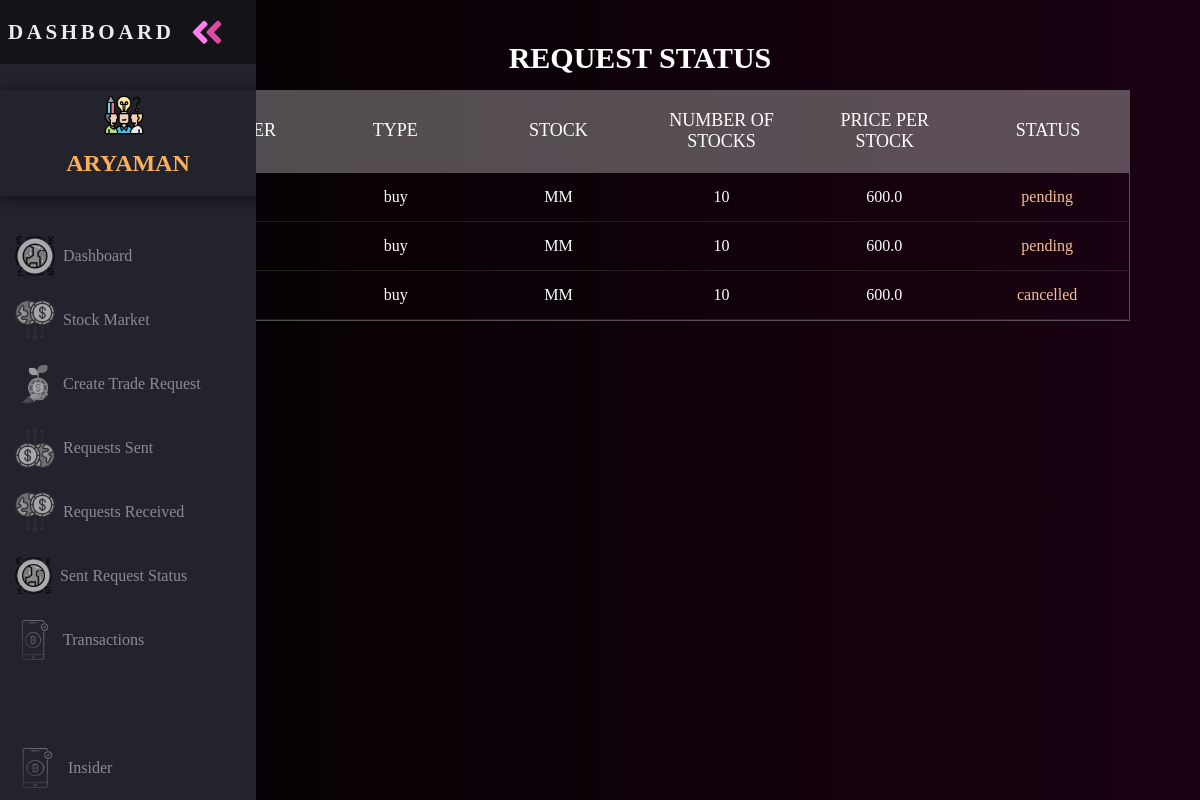
/transaction-history/ (signed in), run on the app's committed database.
### core/models.py (models this page shows, shortened)
class tradereq(models.Model):
    sender = models.ForeignKey(
        settings.AUTH_USER_MODEL, on_delete=models.CASCADE, related_name="sender_trade")
    receiver = models.ForeignKey(
        settings.AUTH_USER_MODEL, on_delete=models.CASCADE, related_name="receiver_trade")
    action = models.CharField(
        choices=action_list, max_length=10, default='buy')
    status = models.CharField(
        choices=status_list, max_length=50, default='pending')
    stock = models.CharField(choices=stock_list, max_length=100)
    numberofstocks = models.IntegerField(default=0)
    priceperstock = models.FloatField(null=True, blank=False, default=0)
    is_active = models.BooleanField(blank=False, null=False, default=True)

### core/views.py (the view)
# urls.py: path('transaction-history/',history,name='transaction-history'),
@login_required
def history(request):
    user = request.user
    transactions = tradereq.objects.order_by('-id').filter(sender=user)
    return render(request, 'transaction-history.html', {'requests': transactions})

### templates/transaction-history.html (shortened to what this page needs)
<head>
</head>
<body>
  {% include 'dashnav.html' %}
  <main>
    <section style="padding-left: 5%; padding-right: 5%; width: 90%;">
      <h1>Request Status</h1>
      <div class="tbl-header" >
        <table cellpadding="0" cellspacing="0" border="0">
          <thead >
            <th><p>Receiver</p></th>
            <th><p>Type</p></th>
            <th><p>Stock</p></th>
            <th><p>Number of Stocks</p></th>
            <th><p>Price per Stock</p></th>
            <th><p>Status</p></th>
          </thead>
        </table>
      </div>
      <div class="tbl-content">
        <table cellpadding="0" cellspacing="0" border="0">
          <tbody>
            {% for req in requests %}
            <tr><td>{{ req.receiver }}</td>
            <td>{{ req.action }} </td>
            <td>{{ req.stock }} </td>
            <td>{{ req.numberofstocks }}</td>
            <td>{{ req.priceperstock }}</td>
            <td style="color:#f8bd95">{{ req.status }}</td>
            </tr>
        {% endfor %}
        </tbody>
        </table>
      </div>
    </section>
  </main>
</body>

### templates/transaction-history.html (style rules this page uses)
body { color: black; background: linear-gradient(to right,black , rgb(27, 2, 18)); margin: 0; padding: 0; }
main { margin-left: 5rem; padding: 1rem; }
h1 { font-size: 30px; color: #fff; text-transform: uppercase; font-weight: 300; text-align: center; margin-bottom: 15px; font-weight: 800; }
table { width:100%; table-layout: fixed; }
.tbl-header { background-color: rgba(255,255,255,0.3); }
.tbl-content { margin-top: 0px; border: 1px solid rgba(255,255,255,0.3); }
th { padding: 20px 15px; text-align: center; font-weight: 500; font-size: 18px; color: #fff; text-transform: uppercase; }
td { padding: 15px; text-align: center; vertical-align:middle; font-weight: 300; font-size: 16px; color: white; border-bottom: solid 1px rgba(255,255,255,0.1); }

### templates/dashnav.html (style rules this page uses)
body { color: black; background: linear-gradient(to right,black , rgb(27, 2, 18)); margin: 0; padding: 0; }
main { margin-left: 5rem; padding: 1rem; }
h1 { font-size: 30px; color: #fff; text-transform: uppercase; font-weight: 300; text-align: center; margin-bottom: 15px; font-weight: 800; }
table { width:100%; table-layout: fixed; }
.tbl-header { background-color: rgba(255,255,255,0.3); }
.tbl-content { margin-top: 0px; border: 1px solid rgba(255,255,255,0.3); }
th { padding: 20px 15px; text-align: center; font-weight: 500; font-size: 18px; color: #fff; text-transform: uppercase; }
td { padding: 15px; text-align: center; vertical-align:middle; font-weight: 300; font-size: 16px; color: white; border-bottom: solid 1px rgba(255,255,255,0.1); }

### data on the page
tradereq: action "buy", stock "MM", numberofstocks "10", priceperstock "600.0", status "pending"
tradereq: action "buy", stock "MM", numberofstocks "10", priceperstock "600.0", status "pending"
tradereq: action "buy", stock "MM", numberofstocks "10", priceperstock "600.0", status "cancelled"
